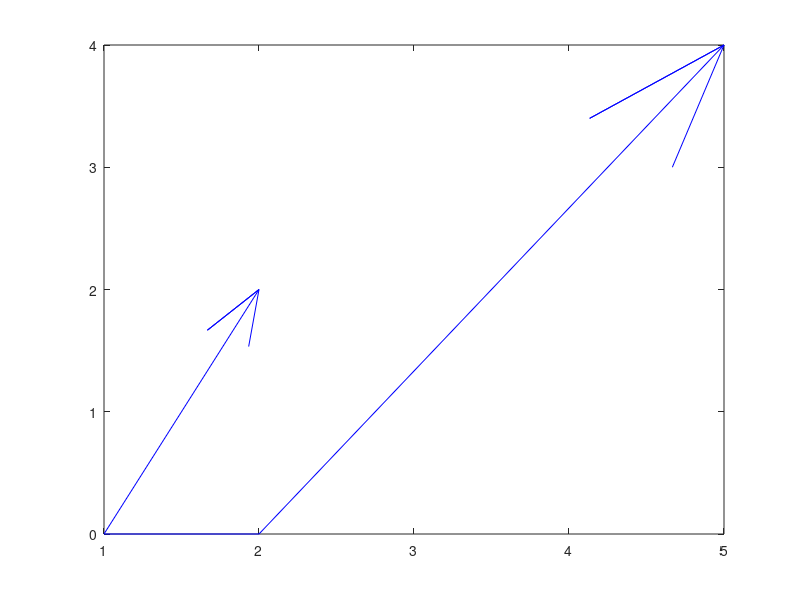

MATLAB code to generate this figure: (Note: this script raises an error after producing the figure.)
%=============================================================================
% Copyright (c) 2026-present Allan CORNET (Nelson)
%=============================================================================
% This file is part of Nelson.
%=============================================================================
% LICENCE_BLOCK_BEGIN
% SPDX-License-Identifier: LGPL-3.0-or-later
% LICENCE_BLOCK_END
%=============================================================================
% <--ADV-CLI MODE-->
%=============================================================================
f = figure('Visible', 'off');
h = feather([1 + 2i, 3 + 4i]);
asserts.istrue(all(isgraphics(h, 'line')));
asserts.isequal(size(h), [3 1]);
asserts.isequal(h(1).Type, 'line');
asserts.isequal(isnan(h(1).XData), [false false true false false false]);
asserts.isequal(isnan(h(1).YData), [false false true false false false]);
asserts.isequal(isnan(h(2).XData), [false false true false false false]);
asserts.isequal(isnan(h(2).YData), [false false true false false false]);
asserts.isapprox(h(1).XData(~isnan(h(1).XData)), [1 2 1.64 2 1.96], 1e-12);
asserts.isapprox(h(1).YData(~isnan(h(1).YData)), [0 2 1.68 2 1.52], 1e-12);
asserts.isapprox(h(2).XData(~isnan(h(2).XData)), [2 5 4.08 5 4.72], 1e-12);
asserts.isapprox(h(2).YData(~isnan(h(2).YData)), [0 4 3.44 4 2.96], 1e-12);
asserts.isequal(h(3).XData, [1 2]);
asserts.isequal(h(3).YData, [0 0]);
asserts.isequal(h(1).Marker, 'none');
close(f);
%=============================================================================
f = figure('Visible', 'off');
ax = axes();
h = feather(ax, [1 3], [2 4], '--b', 'LineWidth', 2);
asserts.isequal(h(1).Parent, ax);
asserts.isequal(h(2).Parent, ax);
asserts.isequal(h(3).Parent, ax);
asserts.isequal(h(1).LineWidth, 2);
asserts.isequal(h(1).LineStyle, '--');
asserts.isequal(h(1).Color, [0 0 1]);
close(f);
%=============================================================================
f = figure('Visible', 'off');
h = feather([1 + 2i, 3 + 4i], '-or');
asserts.isequal(size(h), [3 1]);
asserts.isequal(h(1).Marker, 'o');
asserts.isequal(h(2).Marker, 'o');
asserts.isequal(h(3).Marker, 'o');
asserts.isequal(h(1).Color, [1 0 0]);
close(f);
%=============================================================================
asserts.checkerror('feather({}, 1);', getString(message('Nelson:dimagree:valueValueNumberElements', 'U', 'V')));
asserts.checkerror('feather([1 2], 1);', getString(message('Nelson:dimagree:valueValueNumberElements', 'U', 'V')));
asserts.checkerror('feather([1 2], [3 4], [5 6]);', getString(message('Nelson:graphics:nameValueArgumentsExpected')));
%=============================================================================
